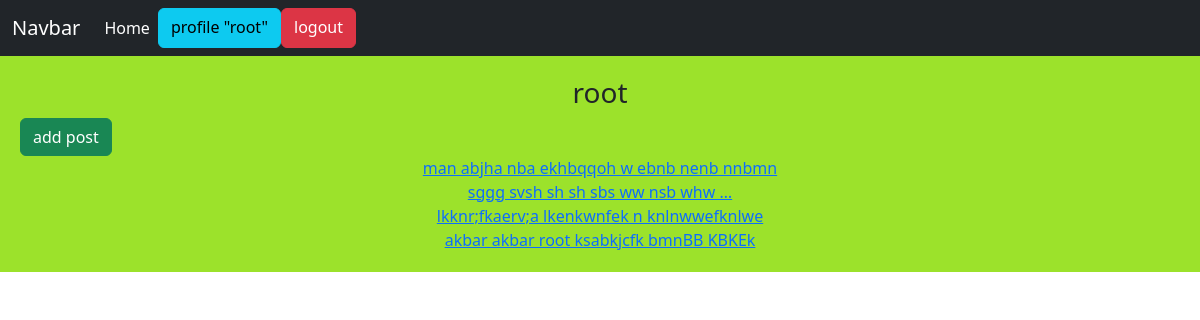
/account/profile/1 (signed in), run on the app's committed database.
### home/models.py (models this page shows, shortened)
class Post(models.Model):
    user=models.ForeignKey(User,on_delete=models.CASCADE,related_name="posts")
    body=models.TextField()
    slug=models.SlugField(max_length=30)
    created=models.DateTimeField(auto_now_add=True)
    updated=models.DateTimeField(auto_now=True)
    class Meta:
        ordering=('-updated',)
    def get_absolute_url(self):
        return reverse('home:post_detail',args=[self.id,self.slug])

### account/views.py (the view)
# urls.py: path('profile/<int:user_id>', views.ProfileUserView.as_view(),name= 'profile_user'),
class ProfileUserView(LoginRequiredMixin,View):
    def get(self,request,user_id):
        is_following=False
        user=User.objects.get(pk=user_id)
        posts=user.posts.all()
        relation=Relation.objects.filter(from_user=request.user,to_user=user)
        if relation.exists():
            is_following=True
        return render(request,'account/profile.html',{'user':user,'posts':posts,'is_following':is_following})

### account/templates/account/profile.html (shortened to what this page needs)
{% extends 'base.html' %}
{% block content %}
    <h3 class="text-center">{{ user.username }}</h3>
    {% if  request.user.id == user.id  %}
        <a class="btn btn-success" href="{% url 'home:post_create' %}">add post</a>
    {% endif %}
    <div class="text-center">
        {% for post in posts %}
             <div class="text-center">
            <a href="{{ post.get_absolute_url }}">{{ post.body|truncatewords:8 }}</a>
             </div>
        {% endfor %}
    </div>
{% endblock %}

### templates/inc/navbar.html
<nav class="navbar navbar-expand-lg navbar-dark bg-dark">
    <div class="container-fluid">
        <a class="navbar-brand" href="#">Navbar</a>
        <div class="collapse navbar-collapse" id="navbarNavAltMarkup">
            <div class="navbar-nav"><a class="nav-link active" aria-current="page" href="{% url 'home:home' %}">Home</a>
                {% if not request.user.is_authenticated %}
                    <a class="btn btn-info" href="{% url 'account:register_user' %}">Register</a>
                    <a class="btn btn-success" href="{% url 'account:login_user' %}">Login</a>
                {% else %}
                    <a class="btn btn-info" href="{% url 'account:profile_user' request.user.id %}">profile "{{ request.user }}"</a>
                    <a class="btn btn-danger" href="{% url 'account:logout_user' %}">logout</a>
                {% endif %}
            </div>
        </div>
    </div>
</nav>

### data on the page
Post: body "man abjha nba ekhbqqoh w ebnb nenb nnbmn"
Post: body "sggg svsh sh sh sbs ww nsb whw …"
Post: body "lkknr;fkaerv;a lkenkwnfek n knlnwwefknlwe"
Post: body "akbar akbar root ksabkjcfk bmnBB KBKEk"

### other printed values
{{ request.user }} "root"
{{ user.username }} "root"
